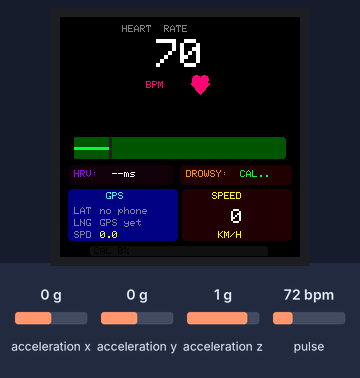
Bench run of a sketch on a simulated ESP32-C3. On the bench: 240×240 colour display. Wiring (inferred from the names in the program): MPU-6050 motion sensor at I2C address 0x68. Inputs (shaded band) come from the test bench; at power-on: pulse 72 bpm, acceleration x 0 g, acceleration y 0 g, acceleration z 1 g. Nothing arrives over Bluetooth unless stated; a phone connects over Bluetooth LE 3 s after start; what the sketch prints to the serial monitor is not drawn.

Above: at 1.5 s.
1.6 s: pulse set to 42 bpm
At 2.79 s:
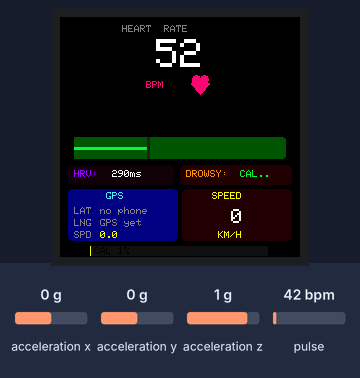
4.6 s: pulse set to 70 bpm
At 4.95 s:
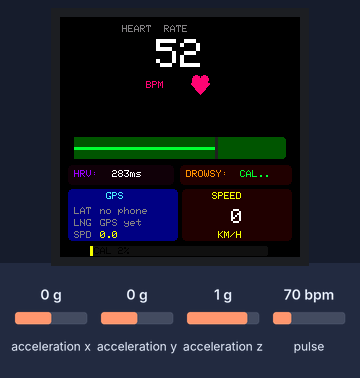
6.2 s: pulse set to 100 bpm
At 6.81 s:
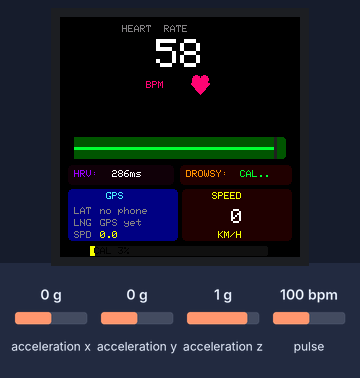
Timing chart, 0 to 9.2 s (numbered marks = the images above; inputs shaded):
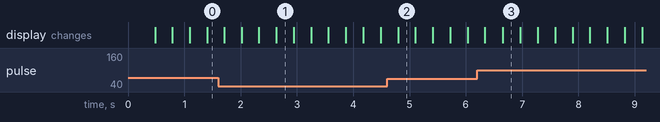

The sketch:

smartwatch.ino
```cpp
#include <Arduino_GFX_Library.h>
#include <Wire.h>
#include <BLEDevice.h>
#include <BLEServer.h>
#include <BLEUtils.h>
#include <BLE2902.h>
#include "MAX30105.h"
#include "heartRate.h"

// ─── Colors ───────────────────────────────────────────────────────────────────
#define BLACK    0x0000
#define WHITE    0xFFFF
#define GRAY     0x8410
#define DARKGRAY 0x2104
#define CRIMSON  0xF82E
#define GREEN    0x07E6
#define AMBER    0xF7E0
#define CYAN     0x4F9F
#define PURPLE   0x981F
#define ORANGE   0xFC80

// ─── Display pins (ESP32-C3 Super Mini + GC9A01) ─────────────────────────────
Arduino_DataBus *bus = new Arduino_ESP32SPI(1, 5, 2, 4, -1);
Arduino_GFX    *gfx = new Arduino_GC9A01(bus, 0, 0, true);
#define CX 120

// ─── I2C (shared bus for MAX30102 + MPU6050) ─────────────────────────────────
#define SDA_PIN 6
#define SCL_PIN 7

// ─── MAX30102 ─────────────────────────────────────────────────────────────────
MAX30105 particleSensor;

#define RATE_SIZE 8
uint32_t rrIntervals[RATE_SIZE] = {};
byte     rateSpot    = 0;
long     lastBeat    = 0;
int      bpm         = 0;
bool     fingerOn    = false;

float sdnn = 0;

// ─── MPU6050 ──────────────────────────────────────────────────────────────────
#define MPU_ADDR 0x68
float tiltAngle = 0;
float accelMag  = 0;
unsigned long lastImuUpdate = 0;

void mpuInit() {
  Wire.beginTransmission(MPU_ADDR);
  Wire.write(0x6B); Wire.write(0);    // wake
  Wire.endTransmission();
  Wire.beginTransmission(MPU_ADDR);
  Wire.write(0x1C); Wire.write(0x08); // ±4g
  Wire.endTransmission();
}

bool mpuRead(float &ax, float &ay, float &az) {
  Wire.beginTransmission(MPU_ADDR);
  Wire.write(0x3B);
  if (Wire.endTransmission(false) != 0) return false;
  Wire.requestFrom(MPU_ADDR, 6);
  if (Wire.available() < 6) return false;
  int16_t rx = (Wire.read()<<8)|Wire.read();
  int16_t ry = (Wire.read()<<8)|Wire.read();
  int16_t rz = (Wire.read()<<8)|Wire.read();
  ax = rx / 8192.0f;
  ay = ry / 8192.0f;
  az = rz / 8192.0f;
  return true;
}

// ─── Calibration (3 minutes) ─────────────────────────────────────────────────
#define CALIB_MS 180000UL
bool  calibDone      = false;
unsigned long calibStart = 0;
float baselineSDNN   = 0;
float baselineTilt   = 0;
int   calibSamples   = 0;
float calibSDNNSum   = 0;
float calibTiltSum   = 0;

// ─── Drowsiness ───────────────────────────────────────────────────────────────
float drowsinessScore    = 0;
unsigned long lastDrowsyUpdate = 0;

// ─── BLE ──────────────────────────────────────────────────────────────────────
#define SERVICE_UUID       "12345678-1234-1234-1234-123456789abc"
#define CHAR_SENSOR_UUID   "12345678-1234-1234-1234-123456789abd"
#define CHAR_LOCATION_UUID "12345678-1234-1234-1234-123456789abe"

BLEServer         *pServer      = nullptr;
BLECharacteristic *pSensorChar  = nullptr;
BLECharacteristic *pLocationChar = nullptr;
bool deviceConnected = false;
bool oldConnected    = false;
unsigned long lastBLESend = 0;

float phoneLat = 0, phoneLng = 0, phoneSpeed = 0;

class ServerCallbacks : public BLEServerCallbacks {
  void onConnect(BLEServer *s)    override { deviceConnected = true;  }
  void onDisconnect(BLEServer *s) override { deviceConnected = false; }
};

class LocationCallbacks : public BLECharacteristicCallbacks {
  void onWrite(BLECharacteristic *c) override {
    String val = c->getValue().c_str();
    int c1 = val.indexOf(',');
    int c2 = val.lastIndexOf(',');
    if (c1 > 0 && c2 > c1) {
      phoneLat   = val.substring(0, c1).toFloat();
      phoneLng   = val.substring(c1+1, c2).toFloat();
      phoneSpeed = val.substring(c2+1).toFloat();
    }
  }
};

// ─── ECG strip ────────────────────────────────────────────────────────────────
const int ECG_X0  = 14, ECG_X1 = 226;
const int ECG_Y0  = 120, ECG_H  = 22;
const int ECG_CY  = ECG_Y0 + ECG_H / 2;
const int ECG_AMP = 9;
int ecgX = 0;

// ─── Heart animation ──────────────────────────────────────────────────────────
bool heartBig = false;
unsigned long lastHeartPulse = 0;

// ─── Misc timing ──────────────────────────────────────────────────────────────
unsigned long lastDisplayUpdate = 0;

// ─────────────────────────────────────────────────────────────────────────────
// HRV — SDNN from RR intervals
// ─────────────────────────────────────────────────────────────────────────────
float calcSDNN() {
  int count = 0;
  for (int i = 0; i < RATE_SIZE; i++) if (rrIntervals[i] > 0) count++;
  if (count < 2) return 0;
  float mean = 0;
  for (int i = 0; i < RATE_SIZE; i++) mean += rrIntervals[i];
  mean /= count;
  float var = 0;
  for (int i = 0; i < count; i++) {
    float d = rrIntervals[i] - mean;
    var += d * d;
  }
  return sqrt(var / count);
}

// ─────────────────────────────────────────────────────────────────────────────
// Drowsiness score
// ─────────────────────────────────────────────────────────────────────────────
void computeDrowsiness() {
  if (!calibDone) { drowsinessScore = 0; return; }
  float s_hrv  = (baselineSDNN > 0 && sdnn < baselineSDNN)
                 ? ((baselineSDNN - sdnn) / baselineSDNN) * 50.0f : 0;
  float s_tilt = constrain((fabsf(tiltAngle - baselineTilt) / 15.0f) * 30.0f, 0, 30);
  float s_bpm  = (bpm > 0 && bpm < 65)
                 ? constrain(((65 - bpm) / 20.0f) * 20.0f, 0, 20) : 0;
  drowsinessScore = constrain(s_hrv + s_tilt + s_bpm, 0, 100);
}

// ─────────────────────────────────────────────────────────────────────────────
// Display helpers
// ─────────────────────────────────────────────────────────────────────────────
void drawHeart(int cx, int cy, int s, uint16_t col) {
  gfx->fillCircle(cx-s/2, cy-s/4, s/2, col);
  gfx->fillCircle(cx+s/2, cy-s/4, s/2, col);
  gfx->fillRect(cx-s+1, cy-s/4, (s-1)*2, s/2, col);
  gfx->fillTriangle(cx-s,cy+s/4, cx,cy+s+s/2, cx,cy+s/4, col);
  gfx->fillTriangle(cx+s,cy+s/4, cx,cy+s+s/2, cx,cy+s/4, col);
}

void drawStaticFrame() {
  gfx->setTextSize(1);
  gfx->setTextColor(GRAY);
  gfx->setCursor(62, 8);
  gfx->print("HEART  RATE");

  gfx->fillRoundRect(ECG_X0, ECG_Y0, ECG_X1-ECG_X0, ECG_H, 3, 0x02A0);

  gfx->fillRoundRect(8, 148, 106, 20, 4, 0x1001);
  gfx->setTextColor(PURPLE);
  gfx->setCursor(14, 153); gfx->print("HRV:");

  gfx->fillRoundRect(120, 148, 112, 20, 4, 0x2000);
  gfx->setTextColor(ORANGE);
  gfx->setCursor(126, 153); gfx->print("DROWSY:");

  gfx->fillRoundRect(8, 172, 110, 52, 4, 0x0010);
  gfx->setTextColor(CYAN);
  gfx->setCursor(46, 175); gfx->print("GPS");
  gfx->setTextColor(GRAY);
  gfx->setCursor(14, 190); gfx->print("LAT");
  gfx->setCursor(14, 202); gfx->print("LNG");
  gfx->setCursor(14, 214); gfx->print("SPD");

  gfx->fillRoundRect(122, 172, 110, 52, 4, 0x2000);
  gfx->setTextColor(AMBER);
  gfx->setCursor(152, 175); gfx->print("SPEED");
  gfx->setCursor(158, 214); gfx->print("KM/H");

  // BLE dot
  gfx->fillCircle(CX, 234, 4, DARKGRAY);
}

void drawBPM(int v) {
  gfx->fillRect(CX-40, 22, 80, 34, BLACK);
  char buf[8];
  snprintf(buf, sizeof(buf), "%d", v > 0 ? v : 0);
  int w = strlen(buf) * 6 * 4;
  gfx->setCursor(CX - w/2, 22);
  gfx->setTextColor(v > 0 ? WHITE : GRAY);
  gfx->setTextSize(4);
  gfx->print(buf);
}

void drawHeartAnim() {
  gfx->fillRect(CX-36, 58, 76, 20, BLACK);
  gfx->setTextColor(CRIMSON);
  gfx->setTextSize(1);
  gfx->setCursor(CX-34, 64);
  gfx->print("BPM");
  drawHeart(CX+20, 64, heartBig ? 9 : 6, CRIMSON);
}

void drawECGSample(long irRaw) {
  int screenX = ECG_X0 + ecgX;
  gfx->drawFastVLine(screenX, ECG_Y0, ECG_H, 0x02A0);
  int ahead = (screenX+3 < ECG_X1) ? screenX+3 : ECG_X0;
  gfx->drawFastVLine(ahead, ECG_Y0, ECG_H, DARKGRAY);

  long irClamped = constrain(irRaw, 50000, 150000);
  int y = constrain(ECG_CY - map(irClamped, 50000, 150000, -ECG_AMP, ECG_AMP),
                    ECG_Y0, ECG_Y0 + ECG_H - 1);
  gfx->drawFastVLine(screenX, y-1, 3, fingerOn ? GREEN : DARKGRAY);
  if (++ecgX >= ECG_X1 - ECG_X0) ecgX = 0;
}

void drawHRV(float v) {
  gfx->fillRect(50, 150, 60, 14, 0x1001);
  char buf[10];
  snprintf(buf, sizeof(buf), "%.0fms", v);
  gfx->setTextColor(WHITE);
  gfx->setTextSize(1);
  gfx->setCursor(52, 153);
  gfx->print(v > 0 ? buf : "--ms");
}

void drawDrowsy(float score) {
  gfx->fillRect(178, 150, 50, 14, 0x2000);
  char buf[8];
  snprintf(buf, sizeof(buf), "%.0f%%", score);
  uint16_t col = score > 70 ? CRIMSON : (score > 40 ? AMBER : GREEN);
  gfx->setTextColor(col);
  gfx->setTextSize(1);
  gfx->setCursor(180, 153);
  gfx->print(calibDone ? buf : "CAL..");
}

void drawGPS(float lat, float lng, float spd) {
  gfx->fillRect(40, 189, 74, 30, 0x0010);
  gfx->setTextSize(1);
  if (lat != 0 && lng != 0) {
    char la[12], ln[12];
    dtostrf(lat, 7, 4, la);
    dtostrf(lng, 7, 4, ln);
    gfx->setTextColor(WHITE);
    gfx->setCursor(40, 190); gfx->print(la);
    gfx->setCursor(40, 202); gfx->print(ln);
  } else {
    gfx->setTextColor(GRAY);
    gfx->setCursor(40, 190); gfx->print("no phone");
    gfx->setCursor(40, 202); gfx->print("GPS yet");
  }
  gfx->fillRect(40, 213, 74, 8, 0x0010);
  gfx->setTextColor(AMBER);
  gfx->setCursor(40, 214);
  char sb[8]; snprintf(sb, sizeof(sb), "%.1f", spd);
  gfx->print(sb);
}

void drawSpeed(float spd) {
  gfx->fillRect(130, 190, 98, 22, 0x2000);
  char buf[6];
  snprintf(buf, sizeof(buf), "%.0f", spd);
  int sw = strlen(buf) * 6 * 2;
  gfx->setCursor(177 - sw/2, 192);
  gfx->setTextColor(WHITE);
  gfx->setTextSize(2);
  gfx->print(buf);
}

void drawCalibBar(unsigned long now) {
  gfx->fillRoundRect(30, 229, 178, 10, 2, 0x1082);
  if (calibDone) {
    gfx->setTextColor(GREEN); gfx->setTextSize(1);
    gfx->setCursor(52, 230); gfx->print("CALIBRATED");
    return;
  }
  unsigned long elapsed = now - calibStart;
  int pct = constrain((int)((elapsed * 100UL) / CALIB_MS), 0, 100);
  if (pct > 0) gfx->fillRect(30, 229, pct * 178 / 100, 10, AMBER);
  char buf[20];
  snprintf(buf, sizeof(buf), "CAL %d%%", pct);
  gfx->setTextColor(BLACK); gfx->setTextSize(1);
  gfx->setCursor(34, 230); gfx->print(buf);
}

void drawBLEStatus(bool connected) {
  gfx->fillCircle(CX, 234, 4, connected ? GREEN : DARKGRAY);
}

void drawFingerStatus() {
  gfx->fillRect(CX-28, 78, 56, 8, BLACK);
  gfx->setTextSize(1);
  if (!fingerOn) {
    gfx->setTextColor(GRAY);
    gfx->setCursor(CX-28, 78);
    gfx->print("no finger");
  }
}

// ─────────────────────────────────────────────────────────────────────────────
void setup() {
  Serial.begin(115200);

  // Display
  gfx->begin();
  gfx->fillScreen(BLACK);
  delay(100);
  drawStaticFrame();
  drawBPM(0);
  drawHeartAnim();
  drawHRV(0);
  drawDrowsy(0);
  drawGPS(0, 0, 0);
  drawSpeed(0);

  // I2C — both sensors share same bus
  Wire.begin(SDA_PIN, SCL_PIN);

  // MPU6050
  mpuInit();
  Serial.println("MPU6050 OK");

  // MAX30102
  if (!particleSensor.begin(Wire, I2C_SPEED_FAST)) {
    Serial.println("MAX30102 not found!");
  } else {
    Serial.println("MAX30102 OK");
    particleSensor.setup();
    particleSensor.setPulseAmplitudeRed(0x1F);
    particleSensor.setPulseAmplitudeIR(0x1F);
    particleSensor.setPulseAmplitudeGreen(0);
  }

  // BLE
  BLEDevice::init("SmartWatch");
  pServer = BLEDevice::createServer();
  pServer->setCallbacks(new ServerCallbacks());

  BLEService *pService = pServer->createService(SERVICE_UUID);

  pSensorChar = pService->createCharacteristic(
    CHAR_SENSOR_UUID, BLECharacteristic::PROPERTY_NOTIFY);
  pSensorChar->addDescriptor(new BLE2902());

  pLocationChar = pService->createCharacteristic(
    CHAR_LOCATION_UUID, BLECharacteristic::PROPERTY_WRITE);
  pLocationChar->setCallbacks(new LocationCallbacks());

  pService->start();
  BLEAdvertising *pAdv = BLEDevice::getAdvertising();
  pAdv->addServiceUUID(SERVICE_UUID);
  pAdv->setScanResponse(true);
  BLEDevice::startAdvertising();
  Serial.println("BLE advertising as 'SmartWatch'");

  calibStart = millis();
}

// ─────────────────────────────────────────────────────────────────────────────
void loop() {
  unsigned long now = millis();

  // ── BLE reconnect ─────────────────────────────────────────────────────────
  if (!deviceConnected && oldConnected) {
    delay(300);
    pServer->startAdvertising();
    oldConnected = false;
    drawBLEStatus(false);
  }
  if (deviceConnected && !oldConnected) {
    oldConnected = true;
    drawBLEStatus(true);
  }

  // ── MPU6050 @ 25Hz ────────────────────────────────────────────────────────
  if (now - lastImuUpdate >= 40) {
    lastImuUpdate = now;
    float ax, ay, az;
    if (mpuRead(ax, ay, az)) {
      float mag = sqrt(ax*ax + ay*ay + az*az);
      if (mag > 0) {
        tiltAngle = degrees(acos(constrain(az/mag, -1.0f, 1.0f)));
        accelMag  = fabsf(mag - 1.0f) * 9.81f;
      }
    }
  }

  // ── MAX30102 — read IR and detect beats ───────────────────────────────────
  long irValue = particleSensor.getIR();
  fingerOn = (irValue > 50000);

  if (fingerOn) {
    if (checkForBeat(irValue)) {
      long delta = now - lastBeat;
      lastBeat = now;

      if (delta > 400 && delta < 1500) {
        rrIntervals[rateSpot] = delta;
        rateSpot = (rateSpot + 1) % RATE_SIZE;

        float sum = 0; int cnt = 0;
        for (int i = 0; i < RATE_SIZE; i++) {
          if (rrIntervals[i] > 0) { sum += rrIntervals[i]; cnt++; }
        }
        if (cnt > 0) bpm = (int)(60000.0f / (sum / cnt));

        sdnn = calcSDNN();

        if (!calibDone && sdnn > 0) {
          calibSDNNSum += sdnn;
          calibTiltSum += tiltAngle;
          calibSamples++;
        }

        heartBig = true;
        lastHeartPulse = now;
      }
    }
  } else {
    bpm = 0;
    memset(rrIntervals, 0, sizeof(rrIntervals));
    rateSpot = 0;
    sdnn = 0;
  }

  // ── Calibration completion ────────────────────────────────────────────────
  if (!calibDone && now - calibStart >= CALIB_MS) {
    calibDone = true;
    if (calibSamples > 0) {
      baselineSDNN = calibSDNNSum / calibSamples;
      baselineTilt = calibTiltSum / calibSamples;
    }
    Serial.printf("Calibrated: SDNN=%.1f Tilt=%.1f\n", baselineSDNN, baselineTilt);
  }

  // ── Drowsiness @ 500ms ────────────────────────────────────────────────────
  if (now - lastDrowsyUpdate >= 500) {
    lastDrowsyUpdate = now;
    computeDrowsiness();
  }

  // ── Heart animation timing ────────────────────────────────────────────────
  if (bpm > 0 && now - lastHeartPulse >= (unsigned long)(60000 / bpm)) {
    lastHeartPulse = now;
    heartBig = !heartBig;
  }

  // ── BLE send @ 500ms ──────────────────────────────────────────────────────
  if (now - lastBLESend >= 500 && deviceConnected) {
    lastBLESend = now;
    char buf[100];
    snprintf(buf, sizeof(buf),
      "{\"b\":%d,\"h\":%.1f,\"d\":%.1f,\"t\":%.1f,\"c\":%d,\"f\":%d}",
      bpm, sdnn, drowsinessScore, tiltAngle, calibDone ? 1 : 0, fingerOn ? 1 : 0);
    pSensorChar->setValue(buf);
    pSensorChar->notify();
  }

  // ── Display update @ 500ms ────────────────────────────────────────────────
  if (now - lastDisplayUpdate >= 500) {
    lastDisplayUpdate = now;
    drawBPM(bpm);
    drawHRV(sdnn);
    drawDrowsy(drowsinessScore);
    drawGPS(phoneLat, phoneLng, phoneSpeed);
    drawSpeed(phoneSpeed);
    drawCalibBar(now);
    drawFingerStatus();
  }

  drawECGSample(irValue);
  drawHeartAnim();

  delay(18);
}
```
